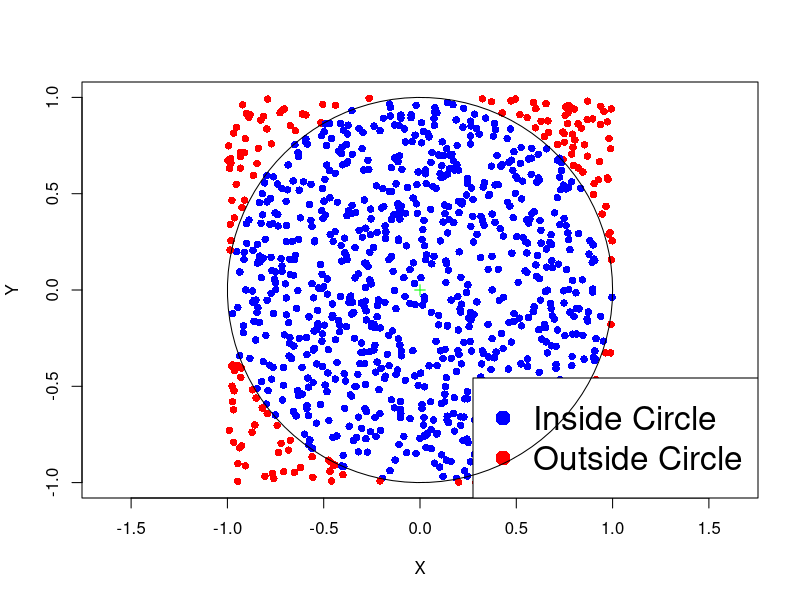

Recreate this plot in R.
## ---- chunk 1
# Enter counts and null hypothesis probabilities
counts <- c(13, 17, 9, 17, 18, 26)
null_probs <- rep(1/6, 6)

# Perform goodness-of-fit test
ans <- chisq.test(counts, p = null_probs)

# Print answer
print(ans)
## ---- chunk 2
# Enter counts and null hypothesis probabilities
counts <- c(35, 40 , 25)
null_probs <- c(0.35, 0.35, 0.3)

# Compute total counts
m <- sum(counts)

# Compute degrees of freedom
degrees <- length(counts) - 1

# Compute expected counts
exp_counts <- m * null_probs

# Compute chi-squared statistic
chi_squared <- sum( (counts - exp_counts)^2 / exp_counts )

# Compute p-value
p_value <- 1 - pchisq(chi_squared, df = degrees)

# Print p-value
cat("The p-value is:", p_value)
## ---- chunk 3
#| fig-asp: 1

R <- 1
niters <- 1000
total <- 0
in_circle <- 0

# Function to plot the points
plot_points <- function(x, y, R) {
  plot(x, y, col = ifelse(x^2 + y^2 <= R^2, "blue", "red"), pch = 16, xlab = "X", ylab = "Y", asp = 1, frame.plot = TRUE, xlim = c(-1,1), ylim = c(-1,1) )
  points(0, 0, col = "green", pch = 3)  # Plotting the center of the circle
  legend("bottomright", legend = c("Inside Circle", "Outside Circle"), col = c("blue", "red"), pch = 16, cex = 2)
  circle <- seq(0, 2 * pi, length.out = 100)
  lines(R * cos(circle), R * sin(circle))  # Plotting the circle
}

x <- runif(niters, -R, R)
y <- runif(niters, -R, R)
plot_points(x, y, R)

## ---- chunk 4
N <- 10000
total <- 0      # Counts total number of points
in_circle <- 0  # Counts points falling in circle

for (j in 1:10) {
  for (i in 1:N) {
    x <- runif(1, -1, 1); y <- runif(1, -1, 1);  # sample point (x,y)
    if (x^2 + y^2 <= 1) {    
      in_circle <- in_circle + 1  # If (x,y) in circle increase counter
    }
    total <- total + 1  # Increase total counter
  }
  
  pi_approx <- ( in_circle / total ) * 4  # Compute approximate area

  cat(sprintf("After %8d iterations pi is %.08f, error is %.08f\n",
     (j * N), pi_approx, abs(pi_approx - pi)))
}
## ---- chunk 5
# Enter counts and null hypothesis probabilities
counts <- c(32, 15, 9, 4)
null_probs <- c(0.5, 0.3, 0.15, 0.05)

# Compute total counts
m <- sum(counts)

# Compute expected counts
exp_counts <- m * null_probs

# Compute the observed chi-squared statistic
obs_chi_squared <- sum( (counts - exp_counts)^2 / exp_counts )

# Number of Monte Carlo simulations
N <- 100000

# Initialize counter for extreme statistics
count_extreme_statistics <- 0

# Perform Monte Carlo simulations

for (i in 1:N) {
  # Simulate multinomial counts under null hypothesis
  simul_counts <- rmultinom(1, m, null_probs)
  
  # Compute chi-squared statistic for the simulated counts
  simul_chi_squared <- sum( (simul_counts - exp_counts )^2 / exp_counts)
  
  # Check if simulated chi-squared statistic is extreme
  if (simul_chi_squared >= obs_chi_squared) {
    count_extreme_statistics <- count_extreme_statistics + 1
  }
}

# Compute Monte Carlo p-value
monte_carlo_p_value <- count_extreme_statistics / N

# Perform chi-squared test using built-in R function
chi_squared_test <- chisq.test(counts, p = null_probs, 
                               simulate.p.value = TRUE)

# Extract p-value from chi-squared test result
chisq_p_value <- chi_squared_test$p.value

# Print p-values for comparison
cat("\nCustom Monte Carlo p-value:", monte_carlo_p_value)
cat("\nR Monte Carlo p-value:", chisq_p_value)
## ---- chunk 6
# Store matrix of counts into single R vector
counts <- c(27, 9, 15,
            54, 25, 24,
            84, 32, 28, 
            91, 37, 40,
            11, 10, 8,
            61, 12, 28)

# Store matrix of null probabilities into single R vector
# We use repeat to avoid copy pasting 
rows_null_probs <- c(51/1788, 103/1788, 144/1788, 
                      168/1788, 29/1788, 101/1788)

null_probs <- rep(rows_null_probs, c(3, 3, 3, 3, 3, 3))

# Perform goodness-of-fit test
ans <- chisq.test(counts, p = null_probs)

# Print answer
print(ans)
## ---- chunk 7
# Store each row into and R vector
row_1 <- c(2180, 871)
row_2 <- c(1820, 1400)
row_3 <- c(1703, 614)

# Assemble the rows into an R matrix
counts <- rbind(row_1, row_2, row_3)

# Perform chi-squared test of independence
ans <- chisq.test(counts)

# Print answer
print(ans)
## ---- chunk 8
# Store each row into and R vector
row_1 <- c(27, 9, 15)
row_2 <- c(54, 25, 24) 
row_3 <- c(84, 32, 28) 
row_4 <- c(91, 37, 40)
row_5 <- c(11, 10, 8)
row_6 <- c(61, 12, 28)

# Assemble the rows into an R matrix
counts <- rbind(row_1, row_2, row_3, row_4, row_5, row_6)

# Perform chi-squared test of independence
ans <- chisq.test(counts)

# Print answer
print(ans)
